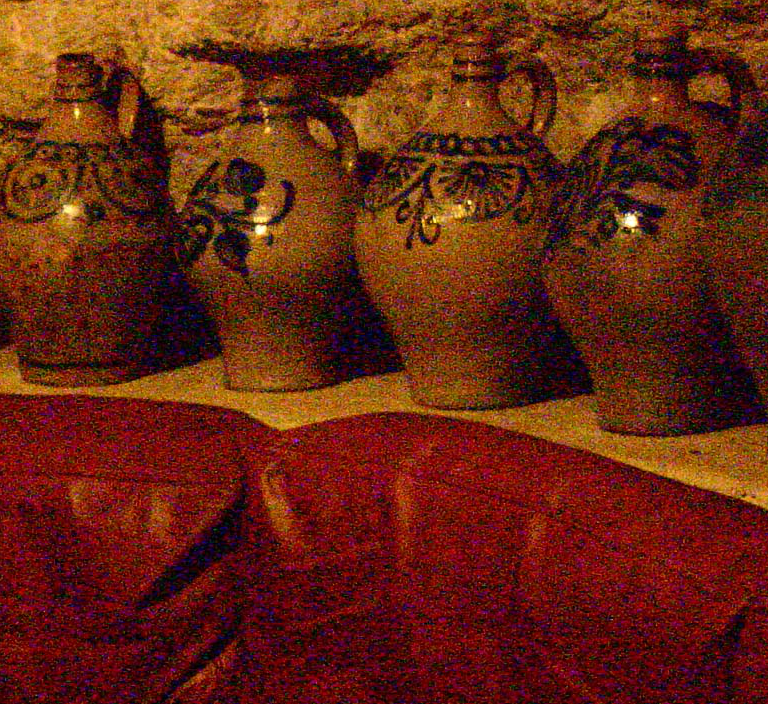
#> input picture Good_images/No-Flash_original_corrupted.png, 768 x 704 px; the run also reads 1 picture not shown here
$ jupyter execute --allow-errors denoising_rep.ipynb   (shell and % lines are left out)   (older library calls are emulated)
#> lines starting #> are read from the running program, lines starting #| are printed output that depends on the picture; long printed decimals are rounded
#> in load, img is the input picture: PIL image 768x704 RGB; mean R, G, B 101, 38.3, 18.2
### utils/common_utils.py
import torch
import torch.nn as nn
import torchvision
import sys

import numpy as np
from PIL import Image
import PIL
import numpy as np

import matplotlib.pyplot as plt

def crop_image(img, d=32):
    '''Make dimensions divisible by `d`'''
#> called with d = 32

    new_size = (img.size[0] - img.size[0] % d,
                img.size[1] - img.size[1] % d)
#> new_size = (768, 704)

    bbox = [
            int((img.size[0] - new_size[0])/2),
            int((img.size[1] - new_size[1])/2),
            int((img.size[0] + new_size[0])/2),
            int((img.size[1] + new_size[1])/2),
    ]
#> bbox = [0, 0, 768, 704]
#> in np_to_pil, `ar = ar.transpose(1, 2, 0)`:
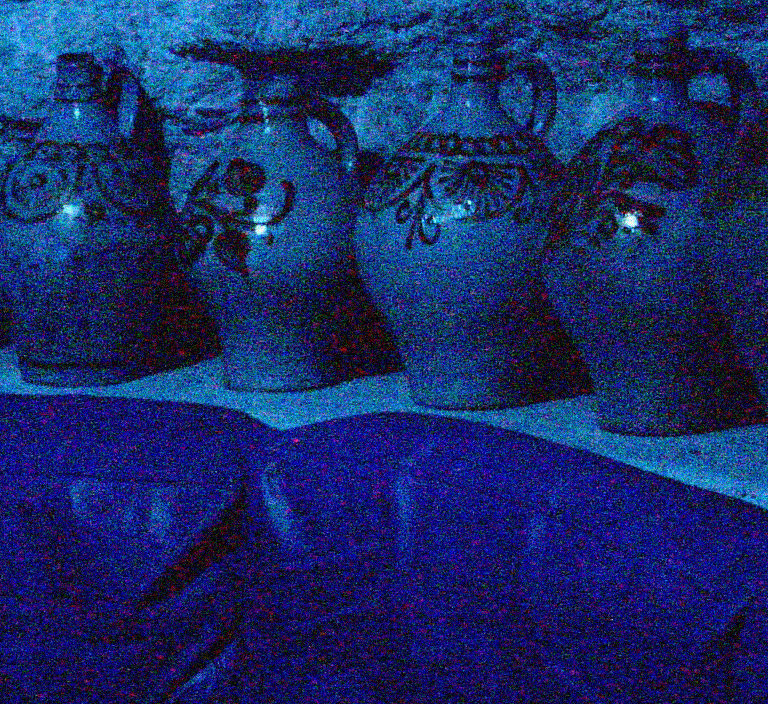
#> ar: shape (704, 768, 3); mean of channels 0, 1, 2 101, 41.3, 23; drawn as B, G, R

    img_cropped = img.crop(bbox)
    return img_cropped

# [25 lines left out: function get_params, not called in this run]

def get_image_grid(images_np, nrow=8):
    '''Creates a grid from a list of images by concatenating them.'''
    images_torch = [torch.from_numpy(x) for x in images_np]
    torch_grid = torchvision.utils.make_grid(images_torch, nrow)

    return torch_grid.numpy()

def plot_image_grid(images_np, nrow =8, factor=1, interpolation='lanczos'):
    """Draws images in a grid

    Args:
        images_np: list of images, each image is np.array of size 3xHxW of 1xHxW
        nrow: how many images will be in one row
        factor: size if the plt.figure
        interpolation: interpolation used in plt.imshow
    """
#> called with nrow = 4, factor = 6, interpolation = 'lanczos'
    n_channels = max(x.shape[0] for x in images_np)
#> n_channels = 3
    assert (n_channels == 3) or (n_channels == 1), "images should have 1 or 3 channels"

    images_np = [x if (x.shape[0] == n_channels) else np.concatenate([x, x, x], axis=0) for x in images_np]
#> images_np = 2 items

    grid = get_image_grid(images_np, nrow)
#> (the call stopped at in get_image_grid, `images_torch = [torch.from_numpy(x) for x in images_np]`: torch is not available in this run)

    plt.figure(figsize=(len(images_np) + factor, 12 + factor))

    if images_np[0].shape[0] == 1:
        plt.imshow(grid[0], cmap='gray', interpolation=interpolation)
    else:
        plt.imshow(grid.transpose(1, 2, 0), interpolation=interpolation)

    plt.show()

    return grid

def load(path):
    """Load PIL image."""
    img = Image.open(path)
    return img

def get_image(path, imsize=-1):
    """Load an image and resize to a cpecific size.

    Args:
        path: path to image
        imsize: tuple or scalar with dimensions; -1 for `no resize`
    """
    img = load(path)

    if isinstance(imsize, int):
        imsize = (imsize, imsize)

    if imsize[0]!= -1 and img.size != imsize:
        if imsize[0] > img.size[0]:
            img = img.resize(imsize, Image.BICUBIC)
        else:
            img = img.resize(imsize, Image.ANTIALIAS)

    img_np = pil_to_np(img)

    return img, img_np


# [36 lines left out: functions fill_noise, get_noise, not called in this run]

def pil_to_np(img_PIL):
    '''Converts image in PIL format to np.array.

    From W x H x C [0...255] to C x W x H [0..1]
    '''
    ar = np.array(img_PIL)

    if len(ar.shape) == 3:
        ar = ar.transpose(2,0,1)
    else:
        ar = ar[None, ...]

    return ar.astype(np.float32) / 255.

def np_to_pil(img_np):
    '''Converts image in np.array format to PIL image.

    From C x W x H [0..1] to  W x H x C [0...255]
    '''
    ar = np.clip(img_np*255,0,255).astype(np.uint8)

    if img_np.shape[0] == 1:
        ar = ar[0]
    else:
        ar = ar.transpose(1, 2, 0)

    return Image.fromarray(ar)

# [50 lines left out: functions np_to_torch, torch_to_np, optimize, not called in this run]

### models/__init__.py
from .skip import skip
from .texture_nets import get_texture_nets
from .resnet import ResNet
from .unet import UNet

import torch.nn as nn

def get_net(input_depth, NET_TYPE, pad, upsample_mode, n_channels=3, act_fun='LeakyReLU', skip_n33d=128, skip_n33u=128, skip_n11=4, num_scales=5, downsample_mode='stride'):
    if NET_TYPE == 'ResNet':
        # TODO
        net = ResNet(input_depth, 3, 10, 16, 1, nn.BatchNorm2d, False)
    elif NET_TYPE == 'skip':
        net = skip(input_depth, n_channels, num_channels_down = [skip_n33d]*num_scales if isinstance(skip_n33d, int) else skip_n33d,
                                            num_channels_up =   [skip_n33u]*num_scales if isinstance(skip_n33u, int) else skip_n33u,
                                            num_channels_skip = [skip_n11]*num_scales if isinstance(skip_n11, int) else skip_n11,
                                            upsample_mode=upsample_mode, downsample_mode=downsample_mode,
                                            need_sigmoid=True, need_bias=True, pad=pad, act_fun=act_fun)

    elif NET_TYPE == 'texture_nets':
        net = get_texture_nets(inp=input_depth, ratios = [32, 16, 8, 4, 2, 1], fill_noise=False,pad=pad)

    elif NET_TYPE =='UNet':
        net = UNet(num_input_channels=input_depth, num_output_channels=3,
                   feature_scale=4, more_layers=0, concat_x=False,
                   upsample_mode=upsample_mode, pad=pad, norm_layer=nn.BatchNorm2d, need_sigmoid=True, need_bias=True)
    elif NET_TYPE == 'identity':
        assert input_depth == 3
        net = nn.Sequential()
    else:
        assert False

    return net

### models/skip.py
import torch
import torch.nn as nn
from .common import *

def skip(
        num_input_channels=2, num_output_channels=3,
        num_channels_down=[16, 32, 64, 128, 128], num_channels_up=[16, 32, 64, 128, 128], num_channels_skip=[4, 4, 4, 4, 4],
        filter_size_down=3, filter_size_up=3, filter_skip_size=1,
        need_sigmoid=True, need_bias=True,
        pad='zero', upsample_mode='nearest', downsample_mode='stride', act_fun='LeakyReLU',
        need1x1_up=True):
    """Assembles encoder-decoder with skip connections.

    Arguments:
        act_fun: Either string 'LeakyReLU|Swish|ELU|none' or module (e.g. nn.ReLU)
        pad (string): zero|reflection (default: 'zero')
        upsample_mode (string): 'nearest|bilinear' (default: 'nearest')
        downsample_mode (string): 'stride|avg|max|lanczos2' (default: 'stride')

    """
    assert len(num_channels_down) == len(num_channels_up) == len(num_channels_skip)

    n_scales = len(num_channels_down)

    if not (isinstance(upsample_mode, list) or isinstance(upsample_mode, tuple)) :
        upsample_mode   = [upsample_mode]*n_scales

    if not (isinstance(downsample_mode, list)or isinstance(downsample_mode, tuple)):
        downsample_mode   = [downsample_mode]*n_scales

    if not (isinstance(filter_size_down, list) or isinstance(filter_size_down, tuple)) :
        filter_size_down   = [filter_size_down]*n_scales

    if not (isinstance(filter_size_up, list) or isinstance(filter_size_up, tuple)) :
        filter_size_up   = [filter_size_up]*n_scales

    last_scale = n_scales - 1

    cur_depth = None

    model = nn.Sequential()
    model_tmp = model

    input_depth = num_input_channels
    for i in range(len(num_channels_down)):

        deeper = nn.Sequential()
        skip = nn.Sequential()

        if num_channels_skip[i] != 0:
            model_tmp.add(Concat(1, skip, deeper))
        else:
            model_tmp.add(deeper)

        model_tmp.add(bn(num_channels_skip[i] + (num_channels_up[i + 1] if i < last_scale else num_channels_down[i])))

        if num_channels_skip[i] != 0:
            skip.add(conv(input_depth, num_channels_skip[i], filter_skip_size, bias=need_bias, pad=pad))
            skip.add(bn(num_channels_skip[i]))
            skip.add(act(act_fun))

        # skip.add(Concat(2, GenNoise(nums_noise[i]), skip_part))

        deeper.add(conv(input_depth, num_channels_down[i], filter_size_down[i], 2, bias=need_bias, pad=pad, downsample_mode=downsample_mode[i]))
        deeper.add(bn(num_channels_down[i]))
        deeper.add(act(act_fun))

        deeper.add(conv(num_channels_down[i], num_channels_down[i], filter_size_down[i], bias=need_bias, pad=pad))
        deeper.add(bn(num_channels_down[i]))
        deeper.add(act(act_fun))

        deeper_main = nn.Sequential()

        if i == len(num_channels_down) - 1:
            # The deepest
            k = num_channels_down[i]
        else:
            deeper.add(deeper_main)
            k = num_channels_up[i + 1]

        deeper.add(nn.Upsample(scale_factor=2, mode=upsample_mode[i]))

        model_tmp.add(conv(num_channels_skip[i] + k, num_channels_up[i], filter_size_up[i], 1, bias=need_bias, pad=pad))
        model_tmp.add(bn(num_channels_up[i]))
        model_tmp.add(act(act_fun))


        if need1x1_up:
            model_tmp.add(conv(num_channels_up[i], num_channels_up[i], 1, bias=need_bias, pad=pad))
            model_tmp.add(bn(num_channels_up[i]))
            model_tmp.add(act(act_fun))

        input_depth = num_channels_down[i]
        model_tmp = deeper_main

    model.add(conv(num_channels_up[0], num_output_channels, 1, bias=need_bias, pad=pad))
    if need_sigmoid:
        model.add(nn.Sigmoid())

    return model

### utils/denoising_utils.py
import os
from .common_utils import *


def get_noisy_image(img_np, sigma):
    """Adds Gaussian noise to an image.

    Args:
        img_np: image, np.array with values from 0 to 1
        sigma: std of the noise
    """
    img_noisy_np = np.clip(img_np + np.random.normal(scale=sigma, size=img_np.shape), 0, 1).astype(np.float32)
    img_noisy_pil = np_to_pil(img_noisy_np)

    return img_noisy_pil, img_noisy_np

### denoising_rep.ipynb
Code for **"Blind restoration of a JPEG-compressed image"** and **"Blind image denoising"** figures. Select `fname` below to switch between the two.

- To see overfitting set `num_iter` to a large value.

[cell 1]
#!git clone https://github.com/DmitryUlyanov/deep-image-prior.git
# Citation: This codes is a replication from the Deep Image Prior paper code
'''
@article{UlyanovVL17,
    author    = {Ulyanov, Dmitry and Vedaldi, Andrea and Lempitsky, Victor},
    title     = {Deep Image Prior},
    journal   = {arXiv:1711.10925},
    year      = {2017}
}
'''

[cell 2]
from google.colab import drive
drive.mount('/content/drive')

[cell 3]
import os
# If run from on a separate drive directory
os.chdir('/content/drive/My Drive/Group60_Reproducibility_project_code-master')

# If run from the Deep learning reproducibility project drive directory
# os.chdir('/content/drive/My Drive/Deep learning reproducibility project/Group60_Reproducibility_project_code')

# Import libs

[cell 4]
from __future__ import print_function
import matplotlib.pyplot as plt

import os
#os.environ['CUDA_VISIBLE_DEVICES'] = '3'

import numpy as np
from models import *

import torch
import torch.optim

from skimage.measure import compare_psnr
from utils.denoising_utils import *

torch.backends.cudnn.enabled = True
torch.backends.cudnn.benchmark =True
dtype = torch.cuda.FloatTensor

imsize =-1
PLOT = True
sigma = 25
sigma_ = sigma/255.

[cell 5]
# deJPEG
# fname = 'data/denoising/snail.jpg'

## denoising
fname = 'Good_images/No-Flash_original_corrupted.png'

# Load image

[cell 6]
if fname == 'data/denoising/snail.jpg':
    img_noisy_pil = crop_image(get_image(fname, imsize)[0], d=32)
    img_noisy_np = pil_to_np(img_noisy_pil)

    # As we don't have ground truth
    img_pil = img_noisy_pil
    img_np = img_noisy_np

    if PLOT:
        plot_image_grid([img_np], 4, 5);

elif fname == 'data/denoising/F16_GT.png' or fname == 'Good_images/No-Flash_original_corrupted.png':
    # Add synthetic noise
    img_pil = crop_image(get_image(fname, imsize)[0], d=32)
    img_np = pil_to_np(img_pil)

    img_noisy_pil, img_noisy_np = get_noisy_image(img_np, sigma_)

    if PLOT:
        plot_image_grid([img_np, img_noisy_np], 4, 6);
else:
    assert False

[cell 7]
## SAVE noisy IMAGE
# from PIL import Image
# img_pil.save('Good_images/002.png')

# Setup

[cell 8]
INPUT = 'noise' # 'meshgrid'
pad = 'reflection'
OPT_OVER = 'net' # 'net,input'

reg_noise_std = 1./30. # set to 1./20. for sigma=50
LR = 0.01

OPTIMIZER='adam' # 'LBFGS'
show_every = 100
exp_weight=0.99

#> (the rest of this cell did not finish here and is left out)

# Optimize

#> (a cell that did not finish here is left out)

#> (a cell that did not finish here is left out)

[cell 11]
# ## SAVE IMAGE
# from torchvision.utils import save_image
# A = net(net_input)[0]
# save_image(A, 'Results/003')

[cell 12]
# Image path of to be compared images (PSNR)
import math
import cv2

# Flash no flash denoising
original_path = 'Good_images/No-Flash_original_corrupted.png'
restored_flash_path = 'Results/Flash-no_Flash_restored.png'
restored_den_path = 'Results/no_Flash_restored_denoising.png'

[cell 13]
# Load Image to compute psnr
original = cv2.imread(original_path)
restored_flash = cv2.imread(restored_flash_path)
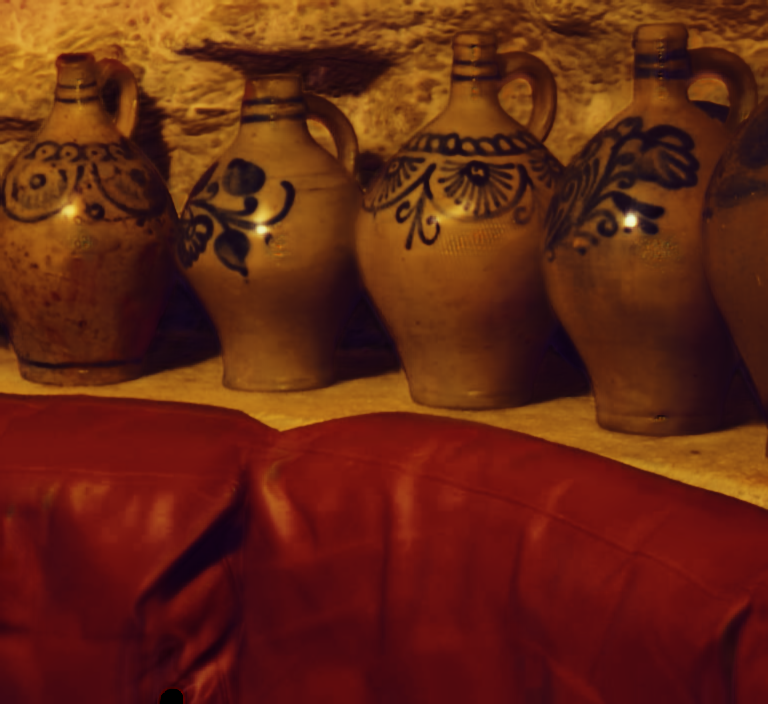
#> input picture Results/Flash-no_Flash_restored.png, 768 x 704 px
#> restored_flash is the input picture: shape (704, 768, 3); mean B, G, R 17.9, 38.1, 100.6
restored_den = cv2.imread(restored_den_path)

[cell 14]
# Compute PSNR
def psnr(img1, img2):
    mse = np.mean( (img1 - img2) ** 2 )
#> mse = 63.58
    if mse == 0:
      return "Same Image"
    PIXEL_MAX = 255.0
    return 20 * math.log10(PIXEL_MAX / math.sqrt(mse))

d=psnr(restored_flash,restored_den)
#> d = 30.1
print('The Peak Signal to Noise Ratio is: %f' % (d))
#| The Peak Signal to Noise Ratio is: 30.098
